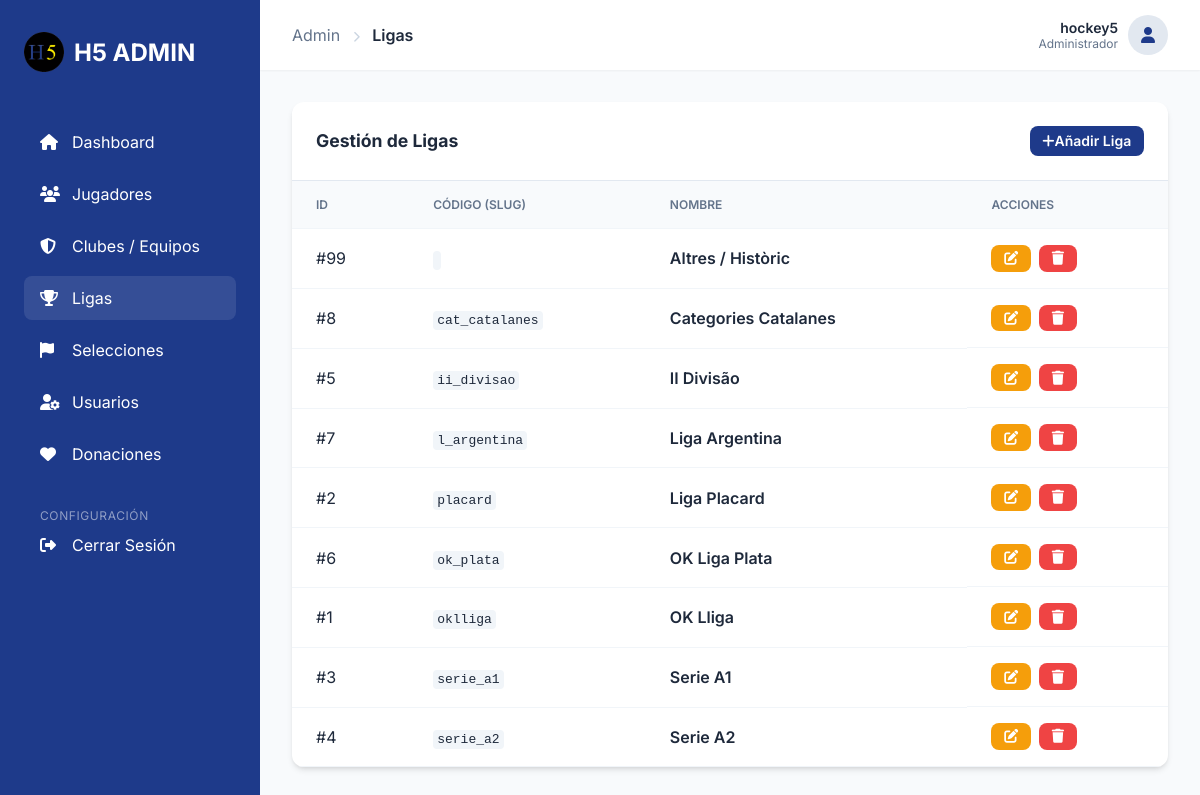
The page /admin/leagues.php (signed in) on the database its author committed.
### tables this page shows
CREATE TABLE `leagues` (
  `id` int(10) UNSIGNED NOT NULL,
  `code` varchar(32) NOT NULL,
  `name` varchar(64) NOT NULL
);

### admin/leagues.php (the view, shortened to what this page needs)
<?php
require_once __DIR__ . '/includes/header.php';
try {
    $pdo = hoquei5_pdo();
    $leagues = $pdo->query("SELECT * FROM `leagues` ORDER BY name ASC")->fetchAll();
} catch (Exception $e) {
    echo "Error: " . $e->getMessage();
}
?>
<div class="table-container">
    <div class="table-header">
        <h2 style="font-size: 1.1rem; font-weight: 700;">Gestión de Ligas</h2>
        <a href="league_edit.php" class="btn btn-primary btn-sm" style="width: auto;"><i class="fas fa-plus"></i> Añadir Liga</a>
    </div>
    <table class="admin-table">
        <thead>
            <tr>
                <th>ID</th>
                <th>Código (Slug)</th>
                <th>Nombre</th>
                <th>Acciones</th>
            </tr>
        </thead>
        <tbody>
            <?php foreach ($leagues as $l): ?>
            <tr>
                <td>#<?php echo $l['id']; ?></td>
                <td><code style="background: #f1f5f9; padding: 2px 4px; border-radius: 4px;"><?php echo htmlspecialchars($l['code']); ?></code></td>
                <td><div style="font-weight: 600;"><?php echo htmlspecialchars($l['name']); ?></div></td>
                <td class="actions">
                    <a href="league_edit.php?id=<?php echo $l['id']; ?>" class="btn btn-warning btn-sm" style="width: auto;"><i class="fas fa-edit"></i></a>
                    <a href="league_delete.php?id=<?php echo $l['id']; ?>" class="btn btn-danger btn-sm" style="width: auto;" onclick="return confirm('¿Eliminar esta liga? Se desvincularán equipos y jugadores asociados.');"><i class="fas fa-trash"></i></a>
                </td>
            </tr>
            <?php endforeach; ?>
        </tbody>
    </table>
</div>
<?php require_once __DIR__ . '/includes/footer.php'; ?>

### admin/admin.css (style rules this page uses)
:root { --primary: #1e3a8a; --secondary: #3b82f6; --accent: #f59e0b; --bg: #f8fafc; --card-bg: #ffffff; --text: #1e293b; --text-muted: #64748b; --sidebar-w: 260px; --header-h: 70px; --radius: 12px; --shadow: 0 4px 6px -1px rgb(0 0 0 / 0.1), 0 2px 4px -2px rgb(0 0 0 / 0.1); }
* { box-sizing: border-box; margin: 0; padding: 0; }
body { font-family: 'Inter', sans-serif; background: var(--bg); color: var(--text); overflow-x: hidden; }
a { text-decoration: none; color: inherit; }
.btn { width: 100%; padding: 0.75rem 1.5rem; border: none; border-radius: 8px; font-weight: 600; cursor: pointer; transition: all 0.2s; display: inline-flex; align-items: center; justify-content: center; }
.btn-primary { background: var(--primary); color: white; }
.table-container { background: var(--card-bg); border-radius: var(--radius); box-shadow: var(--shadow); overflow: hidden; margin-bottom: 2rem; }
.table-header { padding: 1.5rem; border-bottom: 1px solid #e2e8f0; display: flex; justify-content: space-between; align-items: center; }
.admin-table { width: 100%; border-collapse: collapse; }
.admin-table th, .admin-table td { padding: 1rem 1.5rem; text-align: left; border-bottom: 1px solid #f1f5f9; }
.admin-table th { background: #f8fafc; font-weight: 600; color: var(--text-muted); font-size: 0.75rem; text-transform: uppercase; }
.actions { display: flex; gap: 0.5rem; }
.btn-sm { padding: 0.4rem 0.8rem; font-size: 0.875rem; }
.btn-danger { background: #ef4444; color: white; }
.btn-warning { background: var(--accent); color: white; }

### rows shown on the page
leagues: id "99", name "Altres / Històric"
leagues: id "8", code "cat_catalanes", name "Categories Catalanes"
leagues: id "5", code "ii_divisao", name "II Divisão"
leagues: id "7", code "l_argentina", name "Liga Argentina"
leagues: id "2", code "placard", name "Liga Placard"
leagues: id "6", code "ok_plata", name "OK Liga Plata"
leagues: id "1", code "oklliga", name "OK Lliga"
leagues: id "3", code "serie_a1", name "Serie A1"
leagues: id "4", code "serie_a2", name "Serie A2"

### other values the page prints
$pageTitle "Ligas"
$_SESSION['admin_user'] "hockey5"
